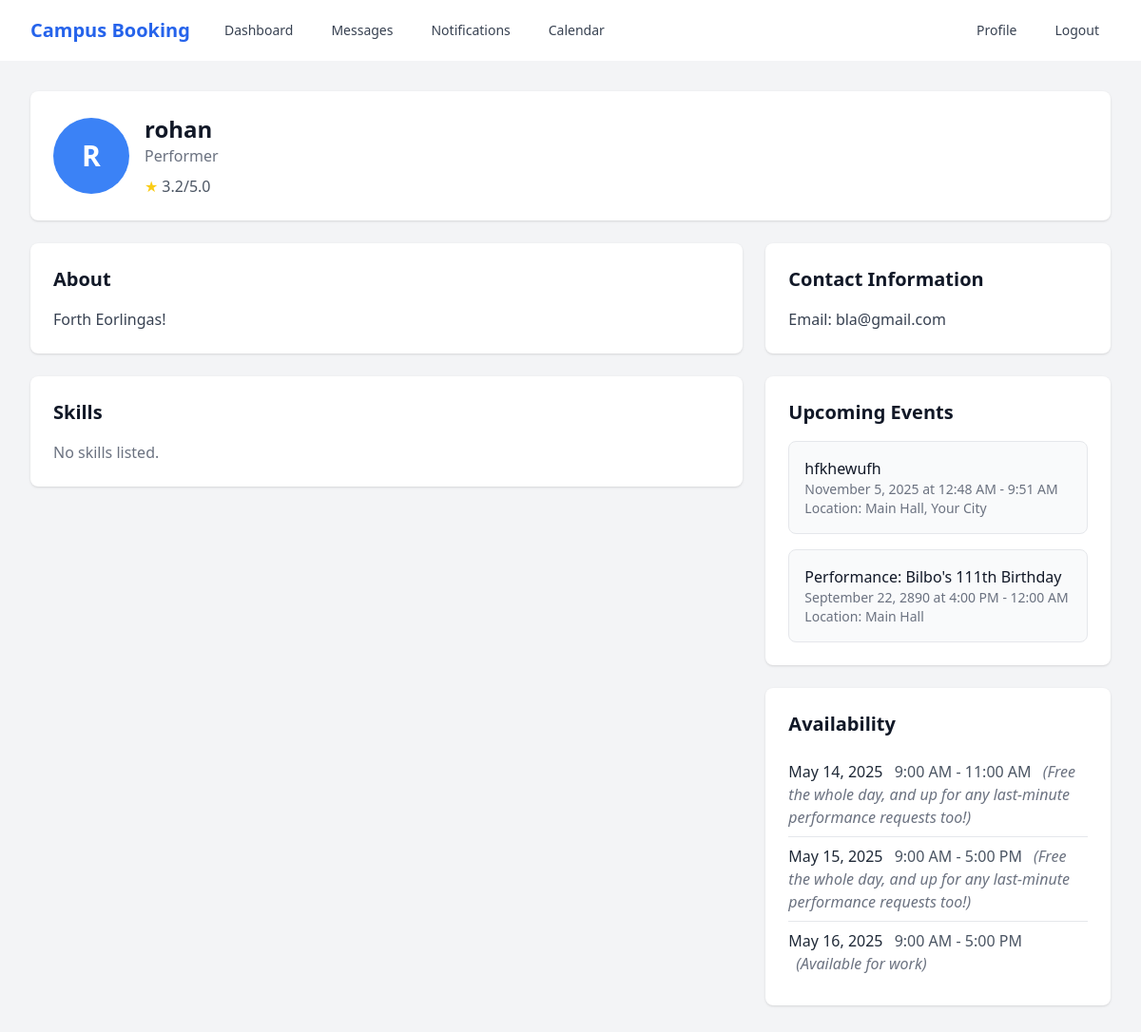
Screenshot of /accounts/user/rohan/ (signed in) with the database file from the repository.
### accounts/models.py (models this page shows, shortened)
class Profile(models.Model):
    ROLE_CHOICES = (
        ('performer', 'Performer'),
        ('organizer', 'Organizer'),
    )
    user = models.OneToOneField(User, on_delete=models.CASCADE, related_name='profile')
    role = models.CharField(max_length=20, choices=ROLE_CHOICES)
    bio = models.TextField(max_length=500, blank=True)
    rating = models.DecimalField(max_digits=3, decimal_places=1, null=True, blank=True)
    email_notifications = models.BooleanField(default=True)
    application_updates = models.BooleanField(default=True)
    show_profile = models.BooleanField(default=True)
    created_at = models.DateTimeField(auto_now_add=True)
    updated_at = models.DateTimeField(auto_now=True)

class CalendarEvent(models.Model):
    EVENT_TYPES = [
        ('performance', 'Performance'),
        ('rehearsal', 'Rehearsal'),
        ('meeting', 'Meeting'),
        ('other', 'Other'),
    ]
    user = models.ForeignKey(User, on_delete=models.CASCADE, related_name='calendar_events')
    title = models.CharField(max_length=200)
    description = models.TextField(blank=True)
    event_type = models.CharField(max_length=20, choices=EVENT_TYPES)
    date = models.DateField()
    start_time = models.TimeField()
    end_time = models.TimeField()
    location = models.CharField(max_length=200, blank=True)
    related_event = models.ForeignKey('home.Event', on_delete=models.SET_NULL, null=True, blank=True, related_name='calendar_events')
    created_at = models.DateTimeField(auto_now_add=True)
    updated_at = models.DateTimeField(auto_now=True)
    class Meta:
        ordering = ['date', 'start_time']

### home/models.py (models this page shows, shortened)
class Event(models.Model):
    STATUS_CHOICES = [
        ('draft', 'Draft'),
        ('published', 'Published'),
        ('cancelled', 'Cancelled'),
    ]
    title = models.CharField(max_length=200)
    description = models.TextField()
    category = models.ForeignKey(Category, on_delete=models.SET_NULL, null=True)
    venue = models.ForeignKey(Venue, on_delete=models.SET_NULL, null=True)
    date = models.DateField()
    start_time = models.TimeField()
    end_time = models.TimeField()
    organizer = models.ForeignKey(User, on_delete=models.CASCADE, related_name='organized_events')
    status = models.CharField(max_length=20, choices=STATUS_CHOICES, default='draft')
    allow_manual_invites = models.BooleanField(default=True)
    created_at = models.DateTimeField(auto_now_add=True)
    updated_at = models.DateTimeField(auto_now=True)

class Venue(models.Model):
    name = models.CharField(max_length=200)
    address = models.TextField()
    city = models.CharField(max_length=100)
    state = models.CharField(max_length=100)
    zip_code = models.CharField(max_length=20)
    created_at = models.DateTimeField(auto_now_add=True)
    def __str__(self):
        return f"{self.name}, {self.city}"

class Availability(models.Model):
    user = models.ForeignKey(User, on_delete=models.CASCADE, related_name='availabilities')
    date = models.DateField()
    start_time = models.TimeField()
    end_time = models.TimeField()
    note = models.CharField(max_length=255, blank=True)
    created_at = models.DateTimeField(auto_now_add=True)
    updated_at = models.DateTimeField(auto_now=True)
    class Meta:
        unique_together = ('user', 'date', 'start_time', 'end_time')
        ordering = ['date', 'start_time']

### accounts/views.py (the view)
# urls.py: path('user/<str:username>/', views.user_profile, name='user_profile'),
@login_required
def user_profile(request, username):
    profile_user = get_object_or_404(User, username=username)
    availabilities = Availability.objects.filter(user=profile_user)
    calendar_events = CalendarEvent.objects.filter(
        user=profile_user,
        date__gte=timezone.now().date()
    )
    upcoming_events = list(calendar_events)
    if hasattr(profile_user, 'profile') and profile_user.profile.role == 'organizer':
        org_events = Event.objects.filter(
            organizer=profile_user,
            date__gte=timezone.now().date(),
            status='published'
        )
        for event in org_events:
            if not any(getattr(e, 'related_event_id', None) == event.id for e in calendar_events):
                upcoming_events.append(SimpleNamespace(
                    title=event.title,
                    date=event.date,
                    start_time=event.start_time,
                    end_time=event.end_time,
                    location=getattr(event, 'venue', None),
                ))
    else:
        accepted_applications = EventApplication.objects.filter(
            performer=profile_user,
            status='accepted',
            event__date__gte=timezone.now().date()
        ).select_related('event')
        performer_events = [app.event for app in accepted_applications]
        for event in performer_events:
            if not any(getattr(e, 'related_event_id', None) == event.id for e in calendar_events):
                upcoming_events.append(SimpleNamespace(
                    title=event.title,
                    date=event.date,
                    start_time=event.start_time,
                    end_time=event.end_time,
                    location=getattr(event, 'venue', None),
                ))
    upcoming_events.sort(key=lambda e: (e.date, e.start_time))
    context = {
        'profile_user': profile_user,
        'availabilities': availabilities,
        'upcoming_events': upcoming_events,
        'now': timezone.now().date(),
    }
    return render(request, 'accounts/user_profile.html', context)

### accounts/context_processors.py (called while the page is built)
def notification_processor(request):
    notification_count = 0
    if request.user.is_authenticated:
        notification_count = request.user.notifications.filter(is_read=False).count()
    return {
        'notification_count': notification_count
    }

### accounts/templates/accounts/user_profile.html (shortened to what this page needs)
{% extends "base.html" %}
{% block content %}
<div class="min-h-screen bg-gray-100">
    <div class="max-w-7xl mx-auto px-4 sm:px-6 lg:px-8 py-8">
        <div class="bg-white shadow rounded-lg p-6 mb-6">
            <div class="flex items-center space-x-4">
                <div class="w-20 h-20 bg-blue-500 rounded-full flex items-center justify-center text-white text-3xl font-bold">
                    {{ profile_user.username|first|upper }}
                </div>
                <div class="flex-1">
                    <h1 class="text-2xl font-bold text-gray-900">{{ profile_user.username }}</h1>
                    <p class="text-gray-500">{{ profile_user.profile.get_role_display }}</p>
                    {% if profile_user.profile.role == 'performer' and profile_user.profile.rating %}
                    <div class="mt-2 flex items-center">
                        <span class="text-yellow-400">★</span>
                        <span class="ml-1 text-gray-600">{{ profile_user.profile.rating }}/5.0</span>
                    </div>
                    {% endif %}
                </div>
            </div>
        </div>
        <div class="grid grid-cols-1 md:grid-cols-3 gap-6">
            <div class="md:col-span-2 space-y-6">
                <div class="bg-white shadow rounded-lg p-6">
                    <h2 class="text-xl font-semibold text-gray-900 mb-4">About</h2>
                    <p class="text-gray-700">{{ profile_user.profile.bio|default:"No bio provided." }}</p>
                </div>
                <div class="bg-white shadow rounded-lg p-6">
                    <h2 class="text-xl font-semibold text-gray-900 mb-4">Skills</h2>
                    <div class="flex flex-wrap gap-2">
                        {% for skill in profile_user.profile.skills.all %}
                        <span class="px-3 py-1 bg-blue-100 text-blue-800 rounded-full text-sm">{{ skill.name }}</span>
                        {% empty %}
                        <p class="text-gray-500">No skills listed.</p>
                        {% endfor %}
                    </div>
                </div>
            </div>
            <div class="space-y-6">
                <div class="bg-white shadow rounded-lg p-6">
                    <h2 class="text-xl font-semibold text-gray-900 mb-4">Contact Information</h2>
                    <div class="space-y-2">
                        <p class="text-gray-700">
                            <span class="font-medium">Email:</span> {{ profile_user.email }}
                        </p>
                    </div>
                </div>
                <div class="bg-white shadow rounded-lg p-6">
                    <h2 class="text-xl font-semibold text-gray-900 mb-4">Upcoming Events</h2>
                    {% if upcoming_events %}
                        <div class="space-y-4">
                            {% for event in upcoming_events %}
                                <div class="border border-gray-200 rounded-lg p-4 bg-gray-50">
                                    <h3 class="font-medium text-gray-900">{{ event.title }}</h3>
                                    <p class="text-sm text-gray-500">
                                        {{ event.date|date:"F j, Y" }} at {{ event.start_time|time:"g:i A" }} - {{ event.end_time|time:"g:i A" }}
                                    </p>
                                    {% if event.location %}
                                        <p class="text-sm text-gray-500">Location: {{ event.location }}</p>
                                    {% endif %}
                                </div>
                            {% endfor %}
                        </div>
                    {% else %}
                        <p class="text-gray-500">No upcoming events</p>
                    {% endif %}
                </div>
                <div class="bg-white shadow rounded-lg p-6">
                    <h2 class="text-xl font-semibold text-gray-900 mb-4">Availability</h2>
                    {% if availabilities %}
                        <ul class="divide-y divide-gray-200">
                            {% for avail in availabilities %}
                            <li class="py-2">
                                <span class="font-medium text-gray-800">{{ avail.date|date:"F j, Y" }}</span>
                                <span class="ml-2 text-gray-600">{{ avail.start_time|time:"g:i A" }} - {{ avail.end_time|time:"g:i A" }}</span>
                                {% if avail.note %}<span class="ml-2 text-gray-500 italic">({{ avail.note }})</span>{% endif %}
                            </li>
                            {% endfor %}
                        </ul>
                    {% else %}
                        <p class="text-gray-500">No availability listed</p>
                    {% endif %}
                </div>
            </div>
        </div>
    </div>
</div>
{% endblock %}

### templates/base.html (style rules this page uses)
:root { color-scheme: light; }
body { @apply bg-gray-50 text-gray-900; }
.bg-white { @apply bg-white; }
.text-gray-700 { @apply text-gray-700; }
.shadow { @apply shadow-gray-200; }

### rows the page displays
Event: title "hfkhewufh", date "November 5, 2025", start_time "12:48 AM", end_time "9:51 AM"
Venue: location "Main Hall, Your City"
CalendarEvent: title "Performance: Bilbo's 111th Birthday", date "September 22, 2890", start_time "4:00 PM", end_time "12:00 AM", location "Main Hall"
Availability: date "May 14, 2025", start_time "9:00 AM", end_time "11:00 AM", note "Free the whole day, and up for any last-minute performance requests too!"
Availability: date "May 15, 2025", start_time "9:00 AM", end_time "5:00 PM", note "Free the whole day, and up for any last-minute performance requests too!"
Availability: date "May 16, 2025", start_time "9:00 AM", end_time "5:00 PM", note "Available for work"

### other values shown
{{ profile_user.username|first|upper }} "R"
{{ profile_user.username }} "rohan"
{{ profile_user.profile.get_role_display }} "Performer"
{{ profile_user.profile.rating }} "3.2"
{{ profile_user.profile.bio|default:"No bio provided." }} "Forth Eorlingas!"
{{ profile_user.email }} "bla@gmail.com"
